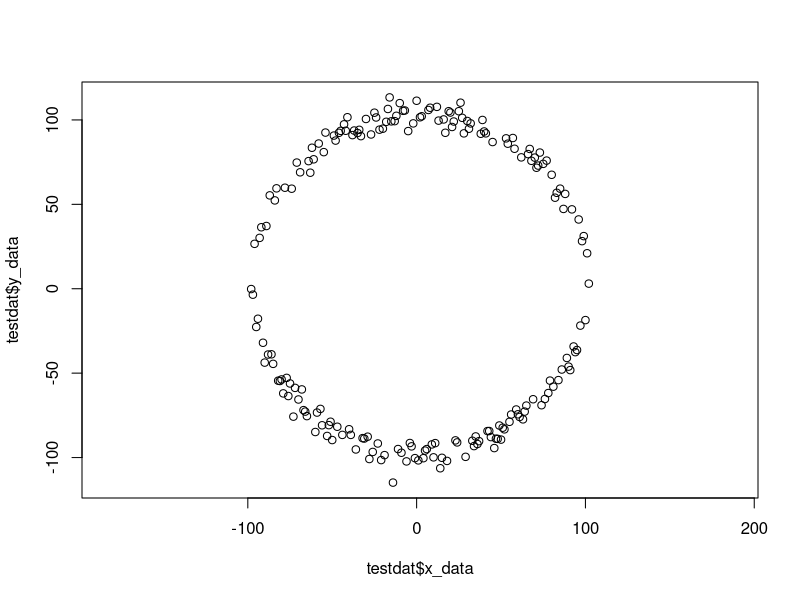

Source code (R): (Note: this script raises an error after producing the figure.)
#R Implementation of RANSAC Circle Fitting
#Based / transcribed from SeongHyunBae's python implementation: https://github.com/SeongHyunBae/RANSAC-circle-python

#Define a circle
circle_func<-function(a,b,r,x){
  return(c(sqrt(r^2-(x-a)^2)+b, -sqrt(r^2-(x-a)^2)+b))
}

#gen test circle data
init_circ<-function(){
  x_data=c()
  y_data=c()
  z_data=c()
  
  a=2
  b=3
  r=100
  
  #for(i in (a-r, a+r, 1)){ #what does this do??
  for(i in (a-r):(a+r)){
    x=i
    y=0
    y1=circle_func(a,b,r,x)[1] #could compress these down to a dataframe of "circles" containing each respective info
    y2=circle_func(a,b,r,x)[2]
    
    if(rnorm(1)>0){
      y=y1+rnorm(1)*5
    }
    else{
      y=y2+rnorm(1)*5
    }
    x_data=append(x_data,as.numeric(x))
    y_data=append(y_data,y)
    z_data=append(z_data,rnorm(1,1.3,.05))
  }
  return(data.frame('x_data'=x_data,'y_data'=y_data,'z_data'=z_data))
}

#create a function to make R equivalent of 'not in'
'%!in%'<-Negate('%in%')


#select 3 points randomly from the data
random_sample<-function(x){
  sample_dat=data.frame()
  sample_indices=sample(nrow(x),size=3) #randomly select a number from the length of the point dataset to extract those x/y corods
  for(i in 1: length(sample_indices)){
    sample_dat=rbind(sample_dat,c(x[sample_indices[i],])) #append the selected data to a list of paired x/y coords
  }
  return(sample_dat)
}

#Calculate A,B,C values form the sampled points

make_model<-function(sample_dat){
  pt1=sample_dat[1,]
  pt2=sample_dat[2,]
  pt3=sample_dat[3,]
  
  #perform matrix algebra to calculate A,B,C matrices to determine centroid of circle
  A=cbind( c( pt2[[1]]-pt1[[1]] , pt2[[2]]-pt1[[2]]) , c(pt3[[1]]-pt2[[1]] , pt3[[2]]-pt2[[2]]) )
  B=rbind( c(pt2[[1]]^2-pt1[[1]]^2 + pt2[[2]]^2-pt1[[2]]^2) , c(pt3[[1]]^2-pt2[[1]]^2+pt3[[2]]^2-pt2[[2]]^2) )
  inv_A=solve(A) #calcualtes inverse of matrix 'A'
  
  c_x=(inv_A %*% B)/2 #dot product
  c_y=(inv_A %*% B)/2
  c_x=c_x[1,] #centroid x-coord
  c_y=c_y[2,] #centroid y-coord
  
  r=sqrt((c_x-pt1[[1]])^2 + (c_y-pt1[[2]])^2) #radius
  
  return(data.frame('c_x'=c_x , 'c_y'=c_y , 'r'=r))
}

eval_model<-function(sample_dat,model_dat){
  d=0
  c_x=model_dat$c_x
  c_y=model_dat$c_y
  r=model_dat$r
  
  for(i in 1:nrow(sample_dat)){ 
    dis=sqrt( (sample_dat$x_data[i]-c_x)^2 + (sample_dat$y_data[i]-c_y)^2 ) #this may be an issue as it assumes the circle is fitted about the center & may not adjust to a new centroid
    
    if(dis >= r){
      d= d+(dis-r)
    }
    else{ d=d+(r-dis) }
  }
  
  return(d)
}

execute_ransac<-function(x){
  d_min=99999 #initialize a default values which will be iteratively improved
  best_model=NA
  
  for(i in 1:k){ #n should be calculated optimally for a .95 percentile...this is how many times to try to calc the optimal circle
    sample_dat=random_sample(x)
    model_dat=make_model(sample_dat)
    d_temp=eval_model(sample_dat,model_dat)
    
    if(d_min>d_temp){ #if current model is better than previous model, then update the model
      best_model=model_dat
      d_min=d_temp
      draw.circle(best_model$c_x,best_model$c_y,best_model$r)
    }
    
  }
  return(best_model)
}


testdat<-init_circ() #generate test data
testdat<-testdat
plot(testdat$x_data,testdat$y_data,asp=1) #plot test data while preserving aspect ratio

n=3 #number of sampled points per iteration
w=.5 #probability selected data is within error tolerance

Ek<-w^-n #expected value of k (which should be exceeded by 2-3 SD of k...thus probabalistic k is determined below)
prob=.95 #probability at least one random selection is error free of set n points

k<-(log(1-prob)) / (log(1-(1-w)^3)) #probablistic approach for determining k
k<-k*Ek #k ~ = probablistic k * expected value of k 


optimal_circ<-execute_ransac(testdat)
draw.circle(optimal_circ$c_x,optimal_circ$c_y,optimal_circ$r,col=NA,border='red')
points(optimal_circ$c_x,optimal_circ$c_y,col='red')

